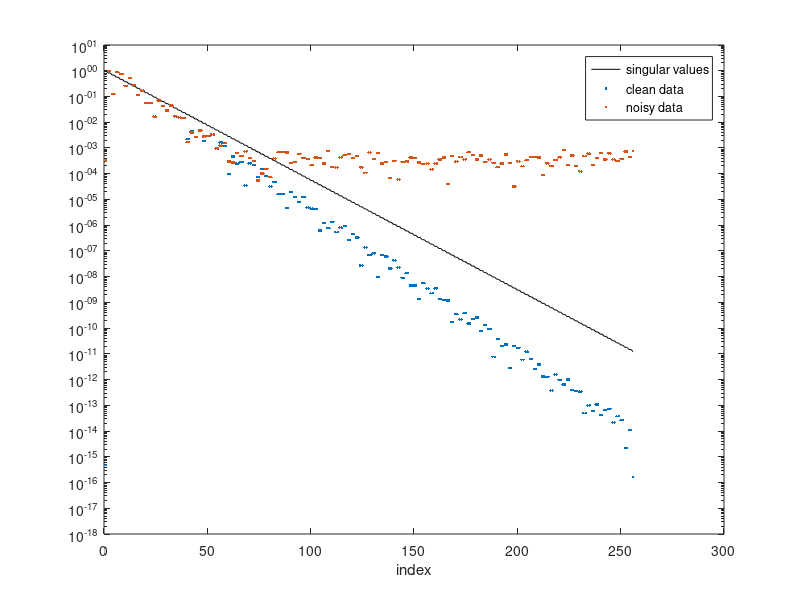
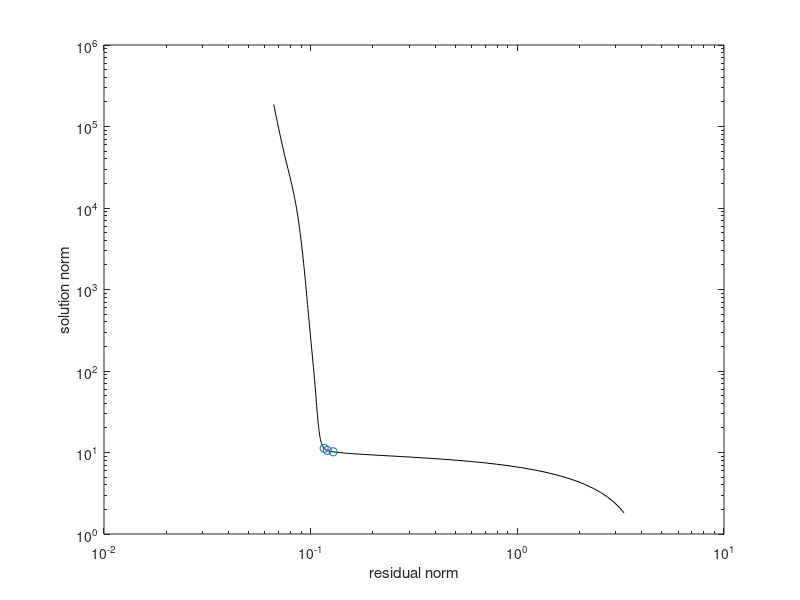

MATLAB code for these plots, in order:
% m07 lab (GNU Octave / MATLAB) · Inverse problems and regularization (Tikhonov, L-curve)
%
% Open EP Mapping Lab. Education only: not for diagnosis, treatment or any clinical decision.
% MIT License. Runs in GNU Octave with core functions only (fft, svd). It uses Octave's chained indexing f(x)(i);
% in MATLAB, replace it with temporary variables.
%
% This is the Octave copy of parts A-E of labs/python/m07_lab.ipynb. Run with:  octave-cli m07_lab.m
% Set the environment variable EPML_NO_PLOTS=1 to skip figures (CI does this).
% The "check" lines pass with the code as given; if one fails after a change, that is information.

make_plots = isempty(getenv('EPML_NO_PLOTS'));
check = @(cond, msg) assert(cond, msg);
randn('seed', 7);

n = 256; L = 32; w = 0.3; dx = L / n;               % grid points, period (mm), front width (mm)
s = (0:n-1)' * dx;
m = [0:n/2-1, -n/2:-1]'; k = 2 * pi * m / L;        % wavenumbers (rad/mm), FFT order
gainf = @(h) exp(-abs(k) * h);                      % eq-m07-continuation
contf = @(x, h) real(ifft(fft(x) .* gainf(h)));
% band-limited periodic m03 front shape (2 pi / L) sum exp(-k_m a) sin(k_m s), m < n/2
km = 2 * pi * (1:n/2-1) / L;
front = @(s0, a) (2 * pi / L) * sin((s - s0) * km) * exp(-km' * a);
tissue = @(a) front(8, a) + front(18, a) - front(21, a);
x = tissue(w);
xn = norm(x);
circ = @(h) real(ifft(gainf(h)))(mod((0:n-1)' - (0:n-1), n) + 1);     % dense circulant matrix
tikf = @(b, h, lam) real(ifft(fft(b) .* gainf(h) ./ (gainf(h).^2 + lam^2)));
experr = @(h, sigma, f) [sum((1 - f).^2 .* abs(fft(x)).^2) / n, sigma^2 * sum(f.^2 ./ gainf(h).^2)];

% ------------------------------------------------------------------ Part A
disp('Part A: the forward map');
cont_err = max([max(abs(contf(x, 0.5) - tissue(w + 0.5))), max(abs(contf(x, 1) - tissue(w + 1))), max(abs(contf(x, 3) - tissue(w + 3)))]);
fprintf('  continuing width %.1f mm by h equals width %.1f + h: largest difference %.1e\n', w, w, cont_err);
check(cont_err < 1e-12, 'continuation of the m03 shape'); disp('  check passed: front of width w + h');
for h = [0.25 0.5 1]
  sv = svd(circ(h));
  fprintf('  h = %.2f mm: condition number from the SVD %.2e, formula exp(pi h / dx) = %.2e\n', h, sv(1) / sv(end), exp(pi * h / dx));
  if h <= 0.5, check(abs(sv(1) / sv(end) / exp(pi * h / dx) - 1) < 1e-5, 'condition number'); end
end
disp('  check passed: kappa = exp(pi h / dx)');

% ------------------------------------------------------------------ Part B
disp('Part B: the naive inverse and the Picard plot');
h = 1; A = circ(h); b0 = A * x; sigma = 1e-3 * max(abs(b0));
b = b0 + sigma * randn(n, 1);
naive_err = norm(A \ b - x) / xn;
fprintf('  naive inverse with 0.1%% noise: relative error %.1e\n', naive_err);
g = gainf(h); B = abs(fft(b)); B0 = abs(fft(b0)); ok = g > 1e-6 & abs(fft(x)) > 1e-8;
floor_ = median(B(g < 1e-6)) / (sigma * sqrt(n));
fprintf('  median noisy coefficient where the gain is below 1e-6: %.2f sigma sqrt(n)\n', floor_);
check(naive_err > 1e4 && max(abs(B0(ok) ./ g(ok) - abs(fft(x))(ok)) ./ abs(fft(x))(ok)) < 1e-6 && floor_ > 0.7 && floor_ < 1.0, 'Picard');
disp('  check passed: clean data meet the Picard condition; noise sets a floor');
if make_plots
  [~, o] = sort(-g); figure; semilogy(g(o), 'k', B0(o) / max(B0), '.', B(o) / max(B0), '.');
  xlabel('index'); legend('singular values', 'clean data', 'noisy data'); ylim([1e-18 10]);
end

% ------------------------------------------------------------------ Part C
disp('Part C: filters, the error budget and resolution');
lams = logspace(-6, 0, 121); h = 1; g = gainf(h); b0 = contf(x, h); sigma = 1e-2 * max(abs(b0));
E = zeros(numel(lams), 2);
for i = 1:numel(lams), E(i, :) = experr(h, sigma, g.^2 ./ (g.^2 + lams(i)^2)); end
[tot, ib] = min(sum(E, 2)); lam_best = lams(ib);
mc = 0; for r = 1:300, mc = mc + sum((tikf(b0 + sigma * randn(n, 1), h, lam_best) - x).^2) / 300; end
[~, o] = sort(abs(k)); tsvd = inf;
for c = 1:n, f = zeros(n, 1); f(o(1:c)) = 1; tsvd = min(tsvd, sum(experr(h, sigma, f))); end
fprintf('  best lambda %.1e: expected relative error %.3f, simulated %.3f; best truncated SVD %.3f\n', lam_best, sqrt(tot) / xn, sqrt(mc) / xn, sqrt(tsvd) / xn);
check(abs(mc / tot - 1) < 0.1 && abs(sqrt(tsvd / tot) - 1) < 0.15, 'error budget'); disp('  check passed: formula matches simulation');
win = s > 16.5 & s < 22.5;
npk = @(y) sum((y(win)(2:end-1) > y(win)(1:end-2)) & (y(win)(2:end-1) > y(win)(3:end)) & (y(win)(2:end-1) > 0.2 * max(y(win))));
pk = zeros(3, 2); hs = [1 2 3];
for j = 1:3
  h = hs(j); g = gainf(h); b0 = contf(x, h); sg = 1e-2 * max(abs(b0)); T = zeros(numel(lams), 1);
  for i = 1:numel(lams), T(i) = sum(experr(h, sg, g.^2 ./ (g.^2 + lams(i)^2))); end
  [~, ib] = min(T); xr = tikf(b0 + sg * randn(n, 1), h, lams(ib));
  pk(j, :) = [npk(b0), npk(xr)];
  fprintf('  h = %d mm: peaks between the close fronts recorded %d, reconstructed %d; shortest wavelength 2 pi h / ln(100) = %.1f mm\n', h, pk(j, 1), pk(j, 2), 2 * pi * h / log(100));
end
check(pk(1, 1) == 1 && pk(1, 2) == 2 && pk(3, 2) == 1, 'resolution'); disp('  check passed: 3-mm pair resolved at 1 mm, lost at 3 mm');

% ------------------------------------------------------------------ Part D
disp('Part D: choosing lambda');
lams = logspace(-7, 0, 141); A = circ(1); [U, S, V] = svd(A); sv = diag(S);
b0 = A * x; sg = 1e-2 * max(abs(b0)); b = b0 + sg * randn(n, 1); beta = U' * b;
res = zeros(size(lams)); sol = res; err = res; gv = res;
for i = 1:numel(lams)
  f = sv.^2 ./ (sv.^2 + lams(i)^2); xl = V * (f .* beta ./ sv);
  res(i) = norm((1 - f) .* beta); sol(i) = norm(xl); err(i) = norm(xl - x); gv(i) = res(i)^2 / (n - sum(f))^2;
end
[~, id] = min(abs(log(res / (sg * sqrt(n)))));                   % discrepancy on the grid
t = log(lams); X1 = log(res); Y1 = log(sol);
dX = gradient(X1, t); dY = gradient(Y1, t); ddX = gradient(dX, t); ddY = gradient(dY, t);
kap = (dX .* ddY - dY .* ddX) ./ (dX.^2 + dY.^2).^1.5; kap([1 2 end-1 end]) = -inf; [~, il] = max(kap);
[~, ig] = min(gv);
ratios = err([id il ig]) / min(err);
fprintf('  h = 1 mm, noise 1%%: error / best error: discrepancy %.2f, L-curve %.2f, GCV %.2f\n', ratios);
check(max(ratios) < 1.5, 'parameter choice'); disp('  check passed: all three rules near the best');
if make_plots
  figure; loglog(res, sol, 'k', res([id il ig]), sol([id il ig]), 'o'); xlabel('residual norm'); ylabel('solution norm');
end

% ------------------------------------------------------------------ Part E
disp('Part E: the Bayesian reading');
n2 = 20; L2 = 10; m2 = [0:n2/2-1, -n2/2:-1]'; k2 = 2 * pi * m2 / L2;
col = real(ifft(exp(-abs(k2) * 0.5))); A2 = col(mod((0:n2-1)' - (0:n2-1), n2) + 1);
se = 0.01; sx = 1; lam = se / sx;
M = A2' * A2 + lam^2 * eye(n2); Cpost = se^2 * inv(M);
K = sx^2 * A2' / (sx^2 * (A2 * A2') + se^2 * eye(n2)); Ccond = sx^2 * eye(n2) - K * A2 * sx^2;
y = A2 * randn(n2, 1) + se * randn(n2, 1);
same = norm(M \ (A2' * y) - K * y) < 1e-8 * norm(K * y) && norm(Cpost - Ccond) < 1e-8 * norm(Cpost);
hits = 0;
for r = 1:600
  xx = sx * randn(n2, 1); y = A2 * xx + se * randn(n2, 1); mu = M \ (A2' * y);
  hits = hits + mean(abs(xx - mu) <= 1.96 * sqrt(diag(Cpost))) / 600;
end
fprintf('  posterior mean and covariance equal the Tikhonov forms: %d; 95%% intervals contained the truth %.1f%% of the time\n', same, 100 * hits);
check(same && hits > 0.93 && hits < 0.97, 'Bayesian reading'); disp('  check passed: Tikhonov is the posterior mean');
disp('All checks passed.');
